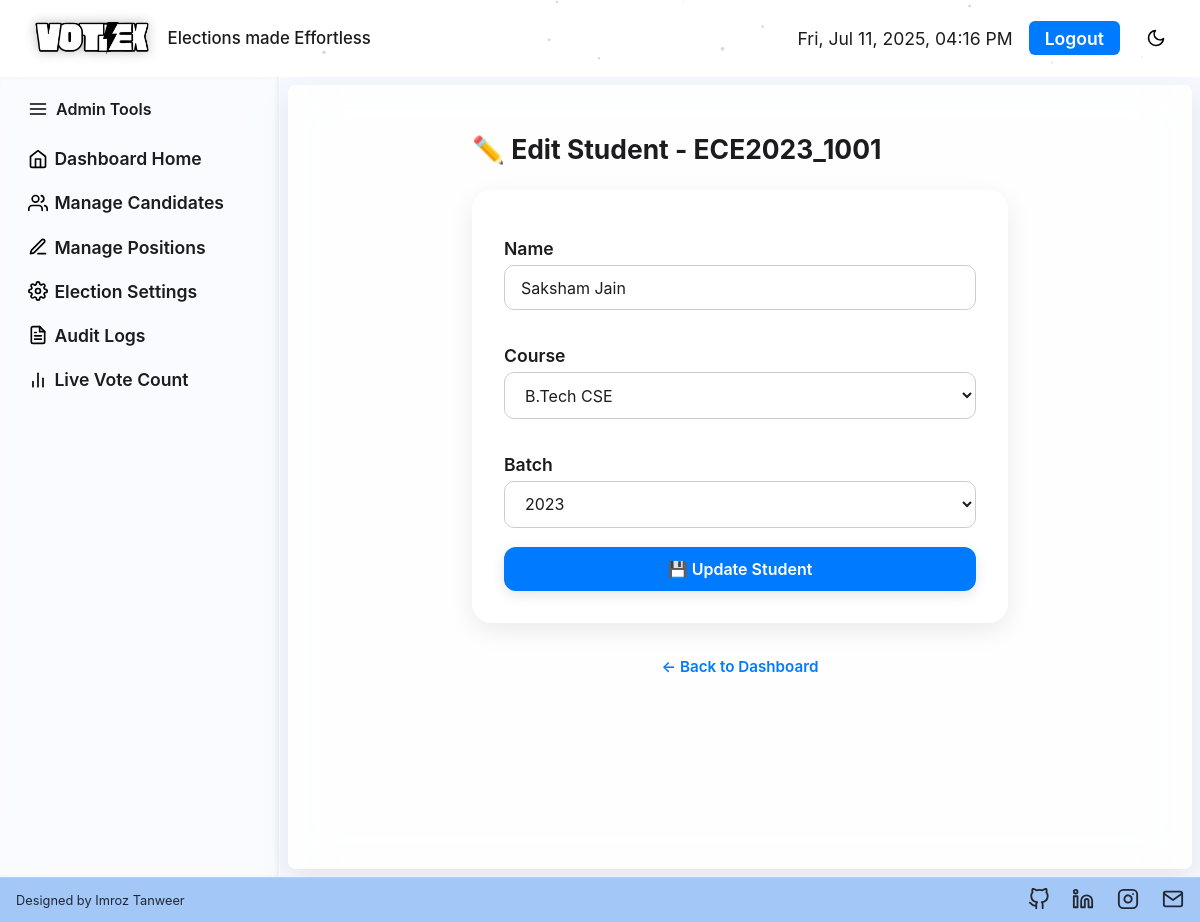
Screenshot of /edit_student/ECE2023_1001 (signed in) with the database file from the repository.
### tables this page shows
CREATE TABLE students (
            regno TEXT PRIMARY KEY,
            name TEXT NOT NULL,
            course TEXT NOT NULL,
            batch TEXT NOT NULL,
            password TEXT NOT NULL,
            voted INTEGER DEFAULT 0
        , avatar TEXT);

### app.py (the view, shortened to what this page needs)
@app.route('/edit_student/<regno>', methods=['GET', 'POST'])
@admin_required
def edit_student(regno):
    db = get_db()
    student = db.execute("SELECT * FROM students WHERE regno = ?", (regno,)).fetchone()
    if not student:
        flash("Student not found.")
        return redirect(url_for('admin_dashboard'))
    db.close()
    return render_template('edit_student.html', student=student)

### app.py (called while the page is built)
def get_db():
    conn = sqlite3.connect(DATABASE)
    conn.row_factory = sqlite3.Row
    return conn

def admin_required(f):
    @wraps(f)
    def admin_check(*args, **kwargs):
        if session.get('role') != 'admin':
            flash('Admin access required.')
            return redirect(url_for('login'))
        return f(*args, **kwargs)
    return admin_check

### templates/edit_student.html (shortened to what this page needs)
{% extends "admin_base.html" %}
{% block admin_content %}
<div class="glass-container fade-in">
  <h2 style="margin-bottom: 1.5rem;">✏️ Edit Student - {{ student.regno }}</h2>
  <form method="POST" class="glass-box">
    <label for="name">Name</label>
    <input type="text" id="name" name="name" value="{{ student.name }}" required>
    <label for="course">Course</label>
    <select id="course" name="course" required class="edit-select">
      {% set courses = [
        "B.Tech CSE", "B.Tech ECE", "B.Tech IT", "B.Tech AI-DS",
        "B.Tech EEE", "B.Tech CIVIL", "BCA", "B.Sc", "MCA",
        "MBA", "M.Tech", "PhD"
      ] %}
      {% for c in courses %}
        <option value="{{ c }}" {% if student.course == c %}selected{% endif %}>{{ c }}</option>
      {% endfor %}
    </select>
    <label for="batch">Batch</label>
    <select id="batch" name="batch" required class="edit-select">
      {% for year in range(2015, 2030) %}
        <option value="{{ year }}" {% if student.batch|string == year|string %}selected{% endif %}>{{ year }}</option>
      {% endfor %}
    </select>
    <button type="submit" class="btn-update">💾 Update Student</button>
  </form>
  <div class="back-link">
    <a href="{{ url_for('admin_dashboard') }}">← Back to Dashboard</a>
  </div>
</div>
{% endblock %}

### static/style.css (style rules this page uses)
* { box-sizing: border-box; margin: 0; padding: 0; font-family: -apple-system, BlinkMacSystemFont, "Segoe UI", Roboto, Oxygen, Ubuntu, Cantarell, "Open Sans", "Helvetica Neue", sans-serif; }
:root { --babyblue: #a3c7f7; --darkblue: #2a3d66; --light-bg: #f5f9ff; --dark-bg: #121212; --glass-bg-light: rgba(255, 255, 255, 0.85); --glass-bg-dark: rgba(0, 0, 0, 0.35); --text-light: #1c1c1e; --text-dark: #f2f2f7; --button-bg-light: #007aff; --button-bg-dark: #3a4a7b; --toggle-glass: rgba(0, 0, 0, 0.2); }
html[data-theme='light'] { --bg: var(--light-bg); --text: var(--text-light); --glass-bg: var(--glass-bg-light); --button-bg: var(--button-bg-light); --nav-bg: var(--babyblue); }
body { background: var(--bg); color: var(--text); min-height: 100vh; display: flex; flex-direction: column; overflow-x: hidden; -webkit-overflow-scrolling: touch; padding-bottom: env(safe-area-inset-bottom); position: relative; transition: background 0.4s ease, color 0.4s ease; font-size: clamp(0.95rem, 1vw + 0.5rem, 1.1rem); }
button, .votex-login-btn { background-color: var(--button-bg); color: white; padding: 0.6rem 1.2rem; border-radius: 14px; font-weight: 600; cursor: pointer; border: none; transition: all 0.3s ease; text-decoration: none; }

### templates/edit_student.html (style rules this page uses)
.glass-container { max-width: 600px; margin: auto; padding: 2rem; }
.glass-box { background: rgba(255, 255, 255, 0.06); backdrop-filter: blur(14px); border-radius: 20px; padding: 2rem; box-shadow: 0 8px 24px rgba(0,0,0,0.08); color: var(--text); }
.glass-box label { display: block; font-weight: 600; margin: 1rem 0 0.4rem; }
.glass-box input, .edit-select { width: 100%; padding: 0.7rem 1rem; border-radius: 10px; border: 1px solid var(--input-border, #ccc); background: rgba(255, 255, 255, 0.65); font-size: 1rem; margin-bottom: 1.2rem; transition: 0.3s ease; color: var(--text); }
.btn-update { width: 100%; padding: 12px; font-size: 1rem; background: var(--button-bg); color: white; border: none; border-radius: 12px; font-weight: 600; cursor: pointer; box-shadow: 0 4px 14px rgba(0, 0, 0, 0.1); transition: all 0.3s ease; }
.back-link { margin-top: 2rem; text-align: center; }
.back-link a { text-decoration: none; font-weight: 600; color: var(--button-bg); font-size: 0.95rem; }

### templates/admin_base.html (style rules this page uses)
:root { --text: #111; --glass-bg: rgba(255, 255, 255, 0.12); --sidebar-bg: rgba(255, 255, 255, 0.4); --hover-bg: rgba(0, 0, 0, 0.08); --active-bg: #111; --active-text: #fff; --active-icon: invert(1); }
body { background-color: transparent !important; }
.admin-main-content h1, .admin-main-content h2, .admin-main-content h3, .admin-main-content th, .admin-main-content td, .admin-main-content p { color: var(--text); }

### rows the page displays
students: regno "ECE2023_1001", name "Saksham Jain", batch "2023"

### other values shown
form field course "B.Tech CSE"
